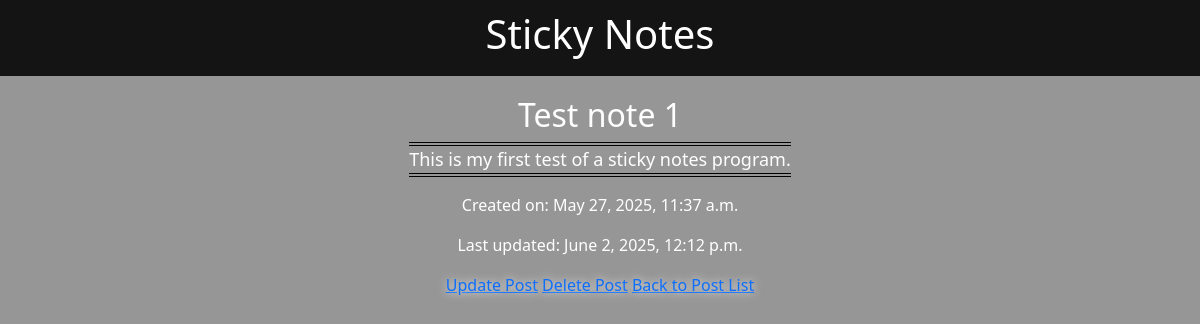
/note/1/, run on the app's committed database.
### notes/models.py (models this page shows, shortened)
class Note(models.Model):
    title = models.CharField(max_length=100)
    content = models.TextField()
    created_at = models.DateTimeField(auto_now_add=True)
    updated_at = models.DateTimeField(auto_now=True)

### notes/views.py (the view)
# urls.py: path("note/<int:pk>/", note_detail, name="note_detail"),
def note_detail(request, pk):
    note = get_object_or_404(Note, pk=pk)
    return render(request, "notes/note_detail.html", {"note": note})

### notes/templates/notes/note_detail.html (shortened to what this page needs)
{% extends 'base.html' %}
{% block content %}
<h2 class="txt-white">{{ note.title }}</h2>
<p class="note-content txt-white">{{ note.content }}</p>
<p class="txt-white">Created on: {{ note.created_at }}</p>
<p class="txt-white">Last updated: {{ note.updated_at }}</p>
<a href="{% url 'note_update' pk=note.pk %}">Update Post</a>
<a href="{% url 'note_delete' pk=note.pk %}">Delete Post</a>
<a href="{% url 'note_list' %}">Back to Post List</a>
{% endblock %}

### notes/static/notes/styles.css (style rules this page uses)
body { background-color: #969696 !important; font-family: Arial, sans-serif; }
p { word-wrap: normal; }
.note-content { font-size: large; border-top: double 4px #000000; border-bottom: double 4px #000000; max-width: 800px; }
.txt-white { color: #ffffff; }
a { text-shadow: 0px 0px 10px #ffffff; }

### data on the page
Note: title "Test note 1", content "This is my first test of a sticky notes program.", created_at "May 27, 2025, 11:37 a.m.", updated_at "June 2, 2025, 12:12 p.m."
